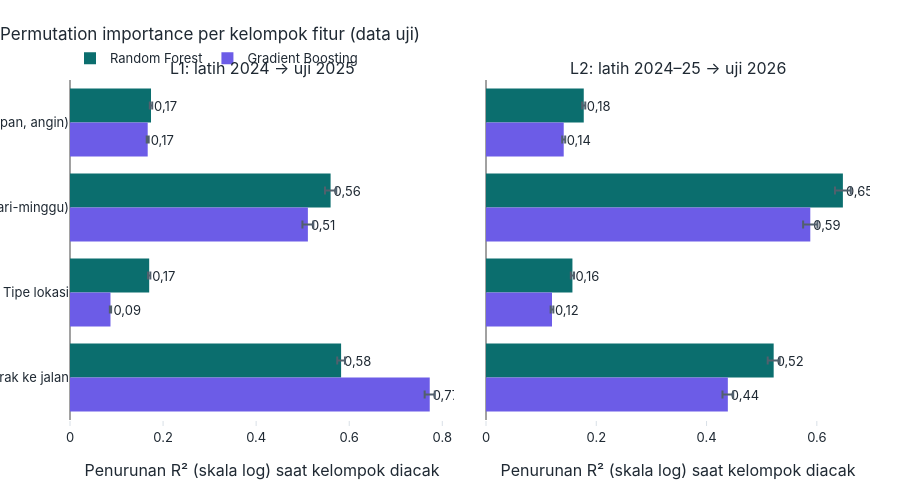

The notebook cell this image was saved under:
### Code cell
fig = make_subplots(rows=1, cols=2, shared_yaxes=True, horizontal_spacing=0.04, subplot_titles=list(FOLD))
urut_g = [g for g in M.GRUP_FITUR if "Koordinat" not in g]
for i, nm in enumerate(FOLD, 1):
    for nama, wrn in (("Random Forest", style.WARNA_UTAMA), ("Gradient Boosting", "#6C5CE7")):
        x = perm[(nm, nama)].set_index("kelompok").reindex(urut_g)
        fig.add_bar(y=x.index, x=x.penurunan_r2, orientation="h", name=nama, marker_color=wrn, error_x=dict(type="data", array=x.sd, color=style.WARNA_TEKS_REDUP), legendgroup=nama, showlegend=(i == 1),
                    text=[fl(v, 2) for v in x.penurunan_r2], textposition="outside", row=1, col=i)
fig.update_yaxes(autorange="reversed"); fig.update_xaxes(title_text="Penurunan R² (skala log) saat kelompok diacak")
style.terapkan(fig, "Permutation importance per kelompok fitur (data uji)", 480)
simpan(fig, "05_1_permutation_importance", 480); fig.show()

ukuran = {nm: perm[(nm, "Random Forest")].set_index("kelompok").penurunan_r2 for nm in FOLD}
top = {nm: s.idxmax() for nm, s in ukuran.items()}
KN["1_ml"]["permutation_rf"] = {nm: s.round(4).to_dict() for nm, s in ukuran.items()}; KN["1_ml"]["permutation_gb"] = {nm: perm[(nm, "Gradient Boosting")].set_index("kelompok").penurunan_r2.round(4).to_dict() for nm in FOLD}
KN["1_ml"]["ablasi_r2_log"] = abl.pivot(index="set_fitur", columns="lipatan", values="r2_log").round(4).to_dict("index")

# --- pemisahan perbedaan ANTAR-stasiun vs variasi DALAM-stasiun: acak seluruh data vs acak hanya di dalam stasiun, dan baseline stasiun saja
dalam, base = [], {}
G_CUACA, G_WAKTU = "Cuaca (suhu, kelembapan, angin)", "Waktu (bulan, hari-tahun, hari-minggu)"
for nm, (tr, te) in FOLD.items():
    mdl = pred[(nm, "Random Forest")][0]; Xte = F.loc[te, kol_utama]; yte = F.loc[te, "y_log"].to_numpy(); strata = F.loc[te, "kode_stasiun"].to_numpy()
    for g in (G_CUACA, G_WAKTU):
        m_, sd_ = M.permutation_dalam_strata(mdl, Xte, yte, M.GRUP_FITUR[g], strata, n_ulang=10, seed=4)
        dalam.append(dict(lipatan=nm, kelompok=g, acak_seluruh_data=float(ukuran[nm][g]), acak_dalam_stasiun=m_, sd=sd_))
    mu = F.loc[tr].groupby("kode_stasiun").y_log.mean(); p_st = F.loc[te, "kode_stasiun"].map(mu).to_numpy()
    mm = F.loc[tr].groupby(["kode_stasiun", "bulan"]).y_log.mean()
    p_sm = mm.reindex(pd.MultiIndex.from_arrays([F.loc[te, "kode_stasiun"], F.loc[te, "bulan"]])).to_numpy(); p_sm = np.where(np.isnan(p_sm), p_st, p_sm)
    base[nm] = dict(r2_log_stasiun_saja=float(r2_score(yte, p_st)), r2_log_stasiun_x_bulan=float(r2_score(yte, p_sm)), r2_log_rf_penuh=float(ML[(ML.lipatan == nm) & (ML.model == "Random Forest")].r2_log.iloc[0]))
dalam = pd.DataFrame(dalam); base = pd.DataFrame(base).T
print("Penurunan R² log: acak seluruh data vs acak di dalam stasiun:"); display(dalam.round(3))
print("Baseline tanpa model ML (rata-rata latih per stasiun, dan per stasiun × bulan):"); display(base.round(3))
KN["1_ml"]["permutation_dalam_vs_seluruh"] = dalam.round(4).to_dict("records"); KN["1_ml"]["baseline_stasiun"] = base.round(4).to_dict("index")

### Figure 1 — Plotly figure (JSON) as saved in the notebook; plotly's stock layout.template omitted (floating-point values rounded to 4 significant figures)
{"data": [{"error_x": {"array": [0.002607, 0.01208, 0.002493, 0.008325], "color": "#52606D", "type": "data"}, "legendgroup": "Random Forest", "marker": {"color": "#0B6E6E"}, "name": "Random Forest", "orientation": "h", "showlegend": true, "text": ["0,17", "0,56", "0,17", "0,58"], "textposition": "outside", "type": "bar", "x": [0.1741, 0.56, 0.1702, 0.5826], "xaxis": "x", "y": ["Cuaca (suhu, kelembapan, angin)", "Waktu (bulan, hari-tahun, hari-minggu)", "Tipe lokasi", "Lalu lintas & jarak ke jalan"], "yaxis": "y"}, {"error_x": {"array": [0.002122, 0.01172, 0.001362, 0.0109], "color": "#52606D", "type": "data"}, "legendgroup": "Gradient Boosting", "marker": {"color": "#6C5CE7"}, "name": "Gradient Boosting", "orientation": "h", "showlegend": true, "text": ["0,17", "0,51", "0,09", "0,77"], "textposition": "outside", "type": "bar", "x": [0.167, 0.5112, 0.08698, 0.773], "xaxis": "x", "y": ["Cuaca (suhu, kelembapan, angin)", "Waktu (bulan, hari-tahun, hari-minggu)", "Tipe lokasi", "Lalu lintas & jarak ke jalan"], "yaxis": "y"}, {"error_x": {"array": [0.002785, 0.01435, 0.002912, 0.01084], "color": "#52606D", "type": "data"}, "legendgroup": "Random Forest", "marker": {"color": "#0B6E6E"}, "name": "Random Forest", "orientation": "h", "showlegend": false, "text": ["0,18", "0,65", "0,16", "0,52"], "textposition": "outside", "type": "bar", "x": [0.1773, 0.6472, 0.1568, 0.5217], "xaxis": "x2", "y": ["Cuaca (suhu, kelembapan, angin)", "Waktu (bulan, hari-tahun, hari-minggu)", "Tipe lokasi", "Lalu lintas & jarak ke jalan"], "yaxis": "y2"}, {"error_x": {"array": [0.002699, 0.01298, 0.002446, 0.00972], "color": "#52606D", "type": "data"}, "legendgroup": "Gradient Boosting", "marker": {"color": "#6C5CE7"}, "name": "Gradient Boosting", "orientation": "h", "showlegend": false, "text": ["0,14", "0,59", "0,12", "0,44"], "textposition": "outside", "type": "bar", "x": [0.1409, 0.5881, 0.1197, 0.4386], "xaxis": "x2", "y": ["Cuaca (suhu, kelembapan, angin)", "Waktu (bulan, hari-tahun, hari-minggu)", "Tipe lokasi", "Lalu lintas & jarak ke jalan"], "yaxis": "y2"}], "layout": {"annotations": [{"font": {"size": 16}, "showarrow": false, "text": "L1: latih 2024 → uji 2025", "x": 0.24, "xanchor": "center", "xref": "paper", "y": 1.0, "yanchor": "bottom", "yref": "paper"}, {"font": {"size": 16}, "showarrow": false, "text": "L2: latih 2024–25 → uji 2026", "x": 0.76, "xanchor": "center", "xref": "paper", "y": 1.0, "yanchor": "bottom", "yref": "paper"}], "height": 480, "title": {"text": "Permutation importance per kelompok fitur (data uji)"}, "xaxis": {"anchor": "y", "domain": [0.0, 0.48], "title": {"text": "Penurunan R² (skala log) saat kelompok diacak"}}, "xaxis2": {"anchor": "y2", "domain": [0.52, 1.0], "title": {"text": "Penurunan R² (skala log) saat kelompok diacak"}}, "yaxis": {"anchor": "x", "autorange": "reversed", "domain": [0.0, 1.0]}, "yaxis2": {"anchor": "x2", "autorange": "reversed", "domain": [0.0, 1.0], "matches": "y", "showticklabels": false}}}
